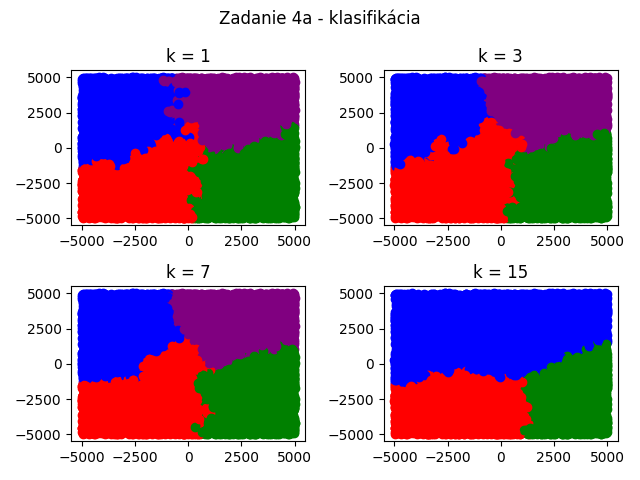

The script that saved this image:
#Zadanie 4a - klasifikácia
#Samuel Kováč

import random
import time
import math
import copy
import numpy as np
import matplotlib.pyplot as plt

N = 5000    #pocet bodov pre kazdu farbu

graf_farby = {
  'R': "red",
  'G': "green",
  'B': "blue",
  'P': "purple"
}

dataset = []

red = []
green = []
blue = []
purple = []

class Bod:
    def __init__(self, x, y, farba):
        self.x = x
        self.y = y
        self.farba = farba
        self.vzdialenost = 0

    def vypocitaj_vzdialenost(self, x, y):
        self.vzdialenost = math.sqrt(pow(x - self.x, 2) + pow(y - self.y,2))

def classify(X, Y, k):
    global dataset

    #Každému bodu prepočíta vzdialenosť
    for bod in dataset:
        bod.vypocitaj_vzdialenost(X, Y)

    #Zoradí body podľa vzdialenosti
    najblizsi = sorted(dataset, key=lambda b: b.vzdialenost)

    r = 0
    g = 0
    b = 0
    p = 0

    #Zistíme najfrekventovanejšiu farbu medzi *k* najbližšími bodmi
    for bod in najblizsi[:k]:
        if bod.farba == 'R':
            r += 1
        elif bod.farba == 'G':
            g += 1
        elif bod.farba == 'B':
            b += 1
        else:
            p += 1

    farba = max(r,g,b,p)

    if farba == r:
        dataset.append(Bod(X, Y, 'R'))
        return 'R'
    elif farba == g:
        dataset.append(Bod(X, Y, 'G'))
        return 'G'
    elif farba == b:
        dataset.append(Bod(X, Y, 'B'))
        return 'B'
    else:
        dataset.append(Bod(X, Y, 'P'))
        return 'P'

#Vymaže dataset a pridá body zo zadania
def inicializuj_dataset():
    global dataset
    dataset.clear()
    R1 = Bod(-4500, -4400, 'R')
    R2 = Bod(-4100, -3000, 'R')
    R3 = Bod(-1800, -2400, 'R')
    R4 = Bod(-2500, -3400, 'R')
    R5 = Bod(-2000, -1400, 'R')
    G1 = Bod(4500, -4400, 'G')
    G2 = Bod(4100, -3000, 'G')
    G3 = Bod(1800, -2400, 'G')
    G4 = Bod(2500, -3400, 'G')
    G5 = Bod(2000, -1400, 'G')
    B1 = Bod(-4500, 4400, 'B')
    B2 = Bod(-4100, 3000, 'B')
    B3 = Bod(-1800, 2400, 'B')
    B4 = Bod(-2500, 3400, 'B')
    B5 = Bod(-2000, 1400, 'B')
    P1 = Bod(4500, 4400, 'P')
    P2 = Bod(4100, 3000, 'P')
    P3 = Bod(1800, 2400, 'P')
    P4 = Bod(2500, 3400, 'P')
    P5 = Bod(2000, 1400, 'P')

    dataset.extend((R1, R2, R3, R4, R5, G1, G2, G3, G4, G5, B1, B2, B3, B4, B5, P1, P2, P3, P4, P5))

#Vygeneruje body do zásobníkov
def vygeneruj_body():
    #RED
    for i in range(N):
        if random.random() < 0.99:
            while True:
                x = random.randint(-5000, 500)
                y = random.randint(-5000, 500)
                b = Bod(x, y, 'R')
                if b not in red:
                    break
        else:            
            while True:
                x = random.randint(-5000, 5000)
                y = random.randint(-5000, 5000)
                b = Bod(x, y, 'R')
                if b not in red:
                    break
        red.append(b)

    #GREEN
    for i in range(N):
        if random.random() < 0.99:
            while True:
                x = random.randint(-500, 5000)
                y = random.randint(-5000, 500)
                b = Bod(x, y, 'G')
                if b not in green:
                    break
        else:            
            while True:
                x = random.randint(-5000, 5000)
                y = random.randint(-5000, 5000)
                b = Bod(x, y, 'G')
                if b not in green:
                    break
        green.append(b)

    #BLUE
    for i in range(N):
        if random.random() < 0.99:
            while True:
                x = random.randint(-5000, 500)
                y = random.randint(-500, 5000)
                b = Bod(x, y, 'B')
                if b not in blue:
                    break
        else:            
            while True:
                x = random.randint(-5000, 5000)
                y = random.randint(-5000, 5000)
                b = Bod(x, y, 'B')
                if b not in blue:
                    break
        blue.append(b)

    #PURPLE
    for i in range(N):
        if random.random() < 0.99:
            while True:
                x = random.randint(-500, 5000)
                y = random.randint(-500, 5000)
                b = Bod(x, y, 'P')
                if b not in purple:
                    break
        else:            
            while True:
                x = random.randint(-5000, 5000)
                y = random.randint(-5000, 5000)
                b = Bod(x, y, 'P')
                if b not in purple:
                    break
        purple.append(b)

#Inicializácia grafu
plt.xlim(-5000, 5000)
plt.ylim(-5000, 5000)
plt.yticks(np.arange(-5000, 5001, 1000))
plt.yticks(np.arange(-5000, 5001, 1000))
plt.xlabel("x")
plt.ylabel("y")
fig, axs = plt.subplots(2, 2)
plt.suptitle('Zadanie 4a - klasifikácia')

vygeneruj_body()

for k in [1, 3, 7, 15]:
    zaciatok = time.time()
    pocet_chyb = 0
    inicializuj_dataset()
    zoznam_R = copy.deepcopy(red)
    zoznam_G = copy.deepcopy(green)
    zoznam_B = copy.deepcopy(blue)
    zoznam_P = copy.deepcopy(purple)

    farby = ['R', 'G', 'B', 'P']
    posledna_farba = ''
    while len(farby) > 1:
        while True:
            farba = random.choice(farby)
            if farba != posledna_farba:
                break
            if len(farby) == 1:
                farba = farby[0]
                break

        if farba == 'R':
            bod = zoznam_R.pop(0)
            posledna_farba = classify(bod.x, bod.y, k)

            if posledna_farba != 'R':
                pocet_chyb += 1

            if len(zoznam_R) == 0:
                farby.pop(farby.index('R'))

        elif farba == 'G':
            bod = zoznam_G.pop(0)
            posledna_farba = classify(bod.x, bod.y, k)

            if posledna_farba != 'G':
                pocet_chyb += 1

            if len(zoznam_G) == 0:
                farby.pop(farby.index('G'))

        elif farba == 'B':
            bod = zoznam_B.pop(0)
            posledna_farba = classify(bod.x, bod.y, k)

            if posledna_farba != 'B':
                pocet_chyb += 1

            if len(zoznam_B) == 0:
                farby.pop(farby.index('B'))

        else:
            bod = zoznam_P.pop(0)
            posledna_farba = classify(bod.x, bod.y, k)

            if posledna_farba != 'P':
                pocet_chyb += 1

            if len(zoznam_P) == 0:
                farby.pop(farby.index('P'))
        

    koniec = time.time()
    print("Pri klasifikácií (k = " + str(k) + ") bolo nájdených", pocet_chyb, "chýb, klasifikácia trvala", round(koniec - zaciatok), "s")

    x_2D_list = []
    y_list = []
    for bod in dataset:
        if k == 1:
            axs[0, 0].plot(bod.x, bod.y, marker="o", color=graf_farby[bod.farba])
            axs[0, 0].set_title("k = 1")
        if k == 3:
            axs[0, 1].plot(bod.x, bod.y, marker="o", color=graf_farby[bod.farba])
            axs[0, 1].set_title("k = 3")
        if k == 7:
            axs[1, 0].plot(bod.x, bod.y, marker="o", color=graf_farby[bod.farba])
            axs[1, 0].set_title("k = 7")
        if k == 15:
            axs[1, 1].plot(bod.x, bod.y, marker="o", color=graf_farby[bod.farba])
            axs[1, 1].set_title("k = 15")

fig.tight_layout()
plt.savefig(r'C:\Users\samue\Desktop\Skola\5. Semester\UI\zadanie 4\knn')